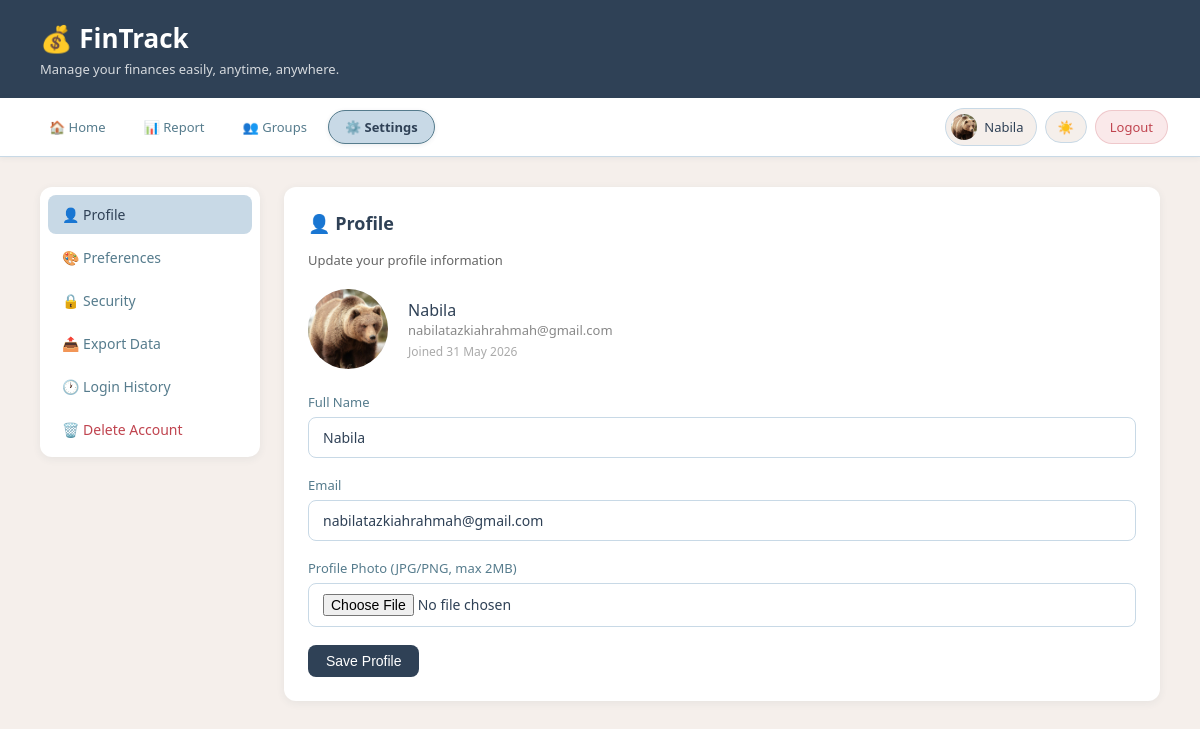
/settings (signed in), run on the app's committed database.
### app.py (models this page shows)
class User(UserMixin, db.Model):
    id           = db.Column(db.Integer, primary_key=True)
    name         = db.Column(db.String(100), nullable=False)
    email        = db.Column(db.String(100), unique=True, nullable=False)
    password     = db.Column(db.String(200), nullable=False)
    photo        = db.Column(db.String(200), nullable=True)
    language     = db.Column(db.String(5),  default='id')
    theme        = db.Column(db.String(10), default='light')
    notif_popup  = db.Column(db.Boolean,    default=True)
    timezone     = db.Column(db.String(50), default='Asia/Jakarta')
    created_at   = db.Column(db.DateTime,   default=datetime.utcnow)
    transactions = db.relationship('Transaction', backref='user', lazy=True)

### app.py (the view)
@app.route('/settings')
@login_required
def settings():
    login_histories = LoginHistory.query.filter_by(user_id=current_user.id)\
                                  .order_by(LoginHistory.logged_in_at.desc()).limit(5).all()
    return render_template('settings.html', login_histories=login_histories)

### app.py (called while the page is built)
@login_manager.user_loader
def load_user(user_id):
    return User.query.get(int(user_id))

@app.context_processor
def inject_translation():
    lang = current_user.language if current_user.is_authenticated else 'id'
    return dict(t=get_translation(lang))

### translations.py (called while the page is built)
def get_translation(lang='id'):
    return TRANSLATIONS.get(lang, TRANSLATIONS['id'])

### templates/settings.html (shortened to what this page needs)
<!DOCTYPE html>
<html lang="id" data-theme="light" id="html-root">
<head>
    <link rel="stylesheet" href="{{ url_for('static', filename='style.css') }}">
</head>
<body>
<header>
    <h1>💰 FinTrack</h1>
    <p>{{ t['desc_app'] }}</p>
</header>
<nav class="navbar">
    <a href="/index" class="nav-link">🏠 {{ t['nav_home'] }}</a>
    <a href="/report" class="nav-link">📊 {{ t['nav_report'] }}</a>
    <a href="/groups" class="nav-link">👥 {{ t['nav_sharing'] }}</a>
    <a href="/settings" class="nav-link active">⚙️ {{ t['nav_settings'] }}</a>
    <div class="nav-right">
        <div class="user-chip">
            <div class="user-avatar">
                {% if current_user.photo %}
                    <img src="{{ url_for('static', filename='uploads/' + current_user.photo) }}" alt="foto">
                {% else %}
                    👤
                {% endif %}
            </div>
            <span>{{ current_user.name }}</span>
        </div>
        <button class="theme-toggle" onclick="toggleTheme()">
            <span class="theme-icon">☀️</span>
        </button>
        <a href="/logout" class="btn-logout">{{ t['nav_logout'] }}</a>
    </div>
</nav>
<main>
    <div style="display:grid; grid-template-columns:220px 1fr; gap:24px;">
        <div>
            <div class="card" style="padding:8px;">
                <nav style="display:flex; flex-direction:column; gap:4px;">
                    <a href="#profil" onclick="showSection('profil')"
                       class="settings-nav active" id="nav-profil">
                        👤 {{ t['profile'] }}
                    </a>
                    <a href="#preferensi" onclick="showSection('preferensi')"
                       class="settings-nav" id="nav-preferensi">
                        🎨 {{ t['preferences'] }}
                    </a>
                    <a href="#keamanan" onclick="showSection('keamanan')"
                       class="settings-nav" id="nav-keamanan">
                        🔒 {{ t['security'] }}
                    </a>
                    <a href="#export" onclick="showSection('export')"
                       class="settings-nav" id="nav-export">
                        📤 {{ t['export_data'] }}
                    </a>
                    <a href="#riwayat-login" onclick="showSection('riwayat-login')"
                       class="settings-nav" id="nav-riwayat-login">
                        🕐 {{ t['login_history'] }}
                    </a>
                    <a href="#hapus-akun" onclick="showSection('hapus-akun')"
                       class="settings-nav danger" id="nav-hapus-akun">
                        🗑️ {{ t['delete_account'] }}
                    </a>
                </nav>
            </div>
        </div>
        <div>
            <div id="section-profil" class="settings-section">
                <div class="card">
                    <h2>👤 {{ t['profile'] }}</h2>
                    <p style="font-size:13px; color:#666; margin-bottom:20px;">
                        {{ t['desc_profile'] }}
                    </p>
                    <div style="display:flex; align-items:center;
                                gap:20px; margin-bottom:24px;">
                        <div style="width:80px; height:80px; border-radius:50%;
                                    overflow:hidden; background:#e5e7eb;
                                    display:flex; align-items:center;
                                    justify-content:center; font-size:32px;">
                            {% if current_user.photo %}
                                <img src="{{ url_for('static',
                                     filename='uploads/' + current_user.photo) }}"
                                     style="width:100%; height:100%;
                                            object-fit:cover;">
                            {% else %}
                                👤
                            {% endif %}
                        </div>
                        <div>
                            <p style="font-weight:500;">{{ current_user.name }}</p>
                            <p style="font-size:13px; color:#888;">
                                {{ current_user.email }}
                            </p>
                            <p style="font-size:12px; color:#aaa; margin-top:4px;">
                                {{ t['joined'] }} {{ current_user.created_at.strftime('%d %B %Y') }}
                            </p>
                        </div>
                    </div>
                    <form method="POST" action="/settings/profile"
                          enctype="multipart/form-data">
                        <div class="form-group">
                            <label>{{ t['full_name'] }}</label>
                            <input type="text" name="name"
                                   value="{{ current_user.name }}" required>
                        </div>
                        <div class="form-group">
                            <label>{{ t['email'] }}</label>
                            <input type="email" name="email"
                                   value="{{ current_user.email }}" required>
                        </div>
                        <div class="form-group">
                            <label>{{ t['profile_photo'] }}</label>
                            <input type="file" name="photo"
                                   accept=".jpg,.jpeg,.png"
                                   onchange="previewPhoto(this)">
                        </div>
                        <button type="submit" class="btn btn-primary">
                            {{ t['save_profile'] }}
                        </button>
                    </form>
                </div>
            </div>
        </div>
    </div>
</main>
</body>
</html>

### static/style.css (style rules this page uses)
* { margin: 0; padding: 0; box-sizing: border-box; }
body { font-family: 'Segoe UI', sans-serif; background-color: #F5EFEB; color: #2F4156; }
header { background-color: #2F4156; color: white; padding: 20px 40px; }
header h1 { font-size: 26px; }
header p { font-size: 13px; opacity: 0.8; margin-top: 4px; }
main { padding: 30px 40px; }
.card { background: #FFFFFF; border-radius: 12px; padding: 24px; box-shadow: 0 2px 8px rgba(47,65,86,0.07); margin-bottom: 24px; }
.card h2 { margin-bottom: 16px; font-size: 18px; color: #2F4156; }
.btn { display: inline-block; padding: 8px 18px; border-radius: 8px; font-size: 14px; font-weight: 500; cursor: pointer; border: none; text-decoration: none; }
.btn-primary { background: #2F4156; color: white; }
.form-group { margin-bottom: 18px; }
.form-group label { display: block; font-size: 13px; font-weight: 500; margin-bottom: 6px; color: #567C8D; }
.form-group input, .form-group select, .form-group textarea { width: 100%; padding: 10px 14px; border: 1px solid #C8D9E6; border-radius: 8px; font-size: 14px; font-family: inherit; background: #FFFFFF; color: #2F4156; }
.navbar { background: #FFFFFF; padding: 10px 32px; display: flex; align-items: center; gap: 4px; border-bottom: 1px solid #C8D9E6; box-shadow: 0 1px 6px rgba(47,65,86,0.07); position: sticky; top: 0; z-index: 50; transition: background 0.2s, border-color 0.2s; flex-wrap: nowrap; overflow-x: auto; scrollbar-width: none; }
.navbar a.nav-link { text-decoration: none; color: #567C8D; font-size: 13px; font-weight: 500; padding: 7px 16px; border-radius: 99px; display: inline-flex; align-items: center; gap: 6px; white-space: nowrap; transition: background 0.18s, color 0.18s, border-color 0.18s, box-shadow 0.18s; border: 1.5px solid transparent; }
.navbar a.nav-link.active { background: #C8D9E6; color: #2F4156; font-weight: 650; border-color: #567C8D; box-shadow: 0 1px 4px rgba(47,65,86,0.10); }
.nav-right { margin-left: auto; display: flex; align-items: center; gap: 8px; flex-shrink: 0; }
.user-chip { display: inline-flex; align-items: center; gap: 7px; padding: 5px 12px 5px 5px; border-radius: 99px; background: #F5EFEB; border: 1.5px solid #C8D9E6; font-size: 13px; font-weight: 500; color: #2F4156; white-space: nowrap; }
.user-avatar { width: 26px; height: 26px; border-radius: 50%; background: #C8D9E6; display: flex; align-items: center; justify-content: center; font-size: 12px; overflow: hidden; flex-shrink: 0; }
.user-avatar img { width: 100%; height: 100%; object-fit: cover; }
.theme-toggle { display: inline-flex; align-items: center; gap: 5px; padding: 6px 12px; border-radius: 99px; background: #F5EFEB; border: 1.5px solid #C8D9E6; cursor: pointer; font-size: 13px; font-weight: 500; color: #567C8D; transition: all 0.2s; white-space: nowrap; font-family: inherit; }
.btn-logout { display: inline-flex; align-items: center; gap: 5px; padding: 7px 14px; border-radius: 99px; font-size: 13px; font-weight: 500; background: #FAE9EA; color: #C0444F; border: 1.5px solid rgba(192,68,79,0.2); text-decoration: none; cursor: pointer; transition: all 0.18s; white-space: nowrap; font-family: inherit; }
.settings-nav { display: block; padding: 10px 14px; border-radius: 8px; font-size: 14px; text-decoration: none; color: #567C8D; cursor: pointer; transition: background 0.15s; }
.settings-nav.active { background: #C8D9E6; color: #2F4156; font-weight: 500; }
.settings-nav.danger { color: #C0444F; }

### data on the page
User: photo (picture), name "Nabila", email "nabilatazkiahrahmah@gmail.com", created_at "31 May 2026"

### other printed values
{{ t['desc_app'] }} "Manage your finances easily, anytime, anywhere."
{{ t['nav_home'] }} "Home"
{{ t['nav_report'] }} "Report"
{{ t['nav_sharing'] }} "Groups"
{{ t['nav_settings'] }} "Settings"
{{ t['nav_logout'] }} "Logout"
{{ t['profile'] }} "Profile"
{{ t['preferences'] }} "Preferences"
{{ t['security'] }} "Security"
{{ t['export_data'] }} "Export Data"
{{ t['login_history'] }} "Login History"
{{ t['delete_account'] }} "Delete Account"
{{ t['desc_profile'] }} "Update your profile information"
{{ t['joined'] }} "Joined"
{{ t['full_name'] }} "Full Name"
